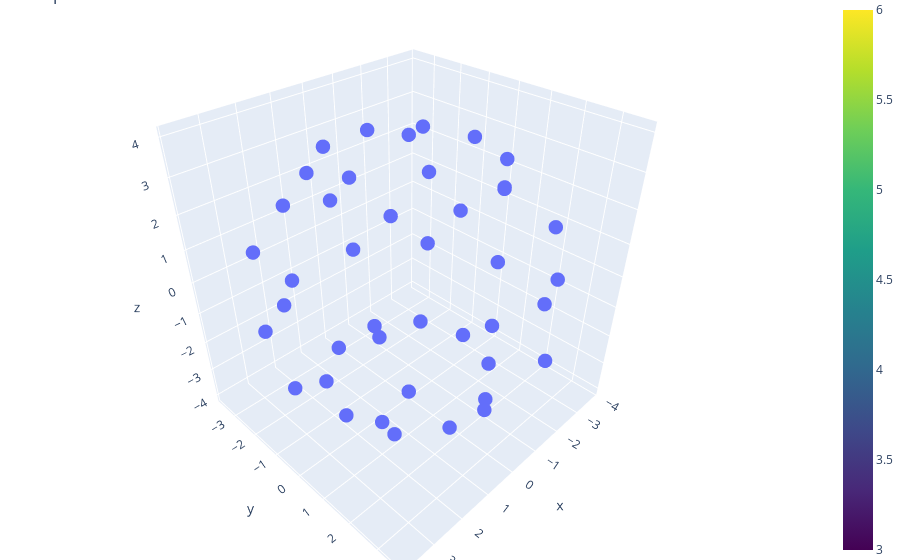

Source (notebook cell):
### Code cell
fig2 = go.Figure(data=[go.Scatter3d(x=x_s, y=y_s, z=z_s,
                    mode='markers',
                    marker=dict(
                        size=5,
                        colorscale='Viridis',   # choose a colorscale
                        showscale=True          # to show the legend according to the color
                   )
                )])
fig2.update_layout(title='sphere scattered',margin=dict(l=0, r=0, b=0, t=0))
fig2.show()

### Figure 1 — Plotly figure (JSON) as saved in the notebook; plotly's stock layout.template omitted (floating-point values rounded to 4 significant figures)
{"data": [{"marker": {"colorscale": [[0, "#440154"], [0.1111, "#482878"], [0.2222, "#3e4989"], [0.3333, "#31688e"], [0.4444, "#26828e"], [0.5556, "#1f9e89"], [0.6667, "#35b779"], [0.7778, "#6ece58"], [0.8889, "#b5de2b"], [1, "#fde725"]], "showscale": true, "size": 5}, "mode": "markers", "type": "scatter3d", "x": [0, 2.351, 3.804, 3.804, 2.351, 4.901e-16, -2.351, -3.804, -3.804, -2.351, -9.801e-16, 0, 0.7265, 1.176, 1.176, 0.7265, 1.514e-16, -0.7265, -1.176, -1.176, -0.7265, -3.029e-16, 0, -1.902, -3.078, -3.078, -1.902, -3.965e-16, 1.902, 3.078, 3.078, 1.902, 7.929e-16, 0, -1.902, -3.078, -3.078, -1.902, -3.965e-16, 1.902, 3.078, 3.078, 1.902, 7.929e-16, 0, 0.7265, 1.176, 1.176, 0.7265, 1.514e-16, -0.7265, -1.176, -1.176, -0.7265, -3.029e-16], "y": [0, 0, 0, 0, 0, 0, 0, 0, 0, 0, 0, 0, 2.236, 3.618, 3.618, 2.236, 4.661e-16, -2.236, -3.618, -3.618, -2.236, -9.321e-16, 0, 1.382, 2.236, 2.236, 1.382, 2.881e-16, -1.382, -2.236, -2.236, -1.382, -5.761e-16, 0, -1.382, -2.236, -2.236, -1.382, -2.881e-16, 1.382, 2.236, 2.236, 1.382, 5.761e-16, 0, -2.236, -3.618, -3.618, -2.236, -4.661e-16, 2.236, 3.618, 3.618, 2.236, 9.321e-16], "z": [4, 3.236, 1.236, -1.236, -3.236, -4, -3.236, -1.236, 1.236, 3.236, 4, 4, 3.236, 1.236, -1.236, -3.236, -4, -3.236, -1.236, 1.236, 3.236, 4, 4, 3.236, 1.236, -1.236, -3.236, -4, -3.236, -1.236, 1.236, 3.236, 4, 4, 3.236, 1.236, -1.236, -3.236, -4, -3.236, -1.236, 1.236, 3.236, 4, 4, 3.236, 1.236, -1.236, -3.236, -4, -3.236, -1.236, 1.236, 3.236, 4]}], "layout": {"margin": {"b": 0, "l": 0, "r": 0, "t": 0}, "title": {"text": "sphere scattered"}}}
